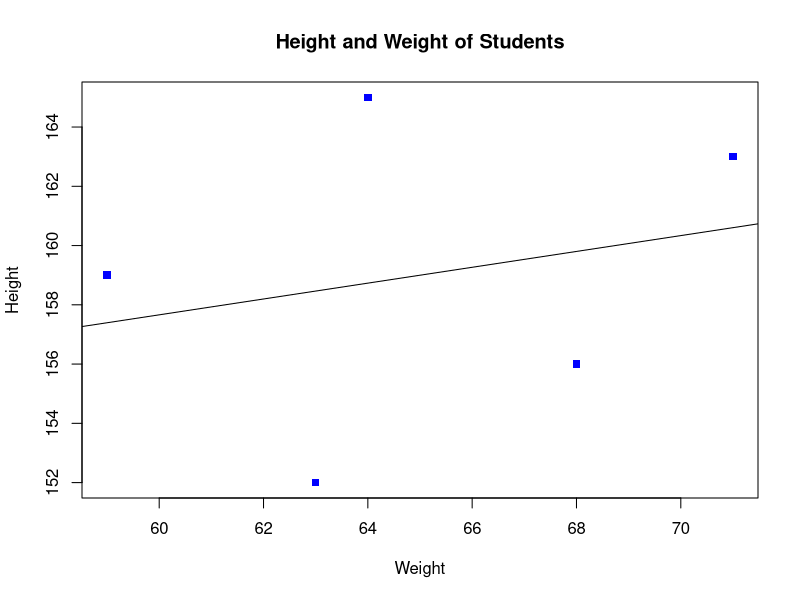

The R source for this figure:
X<-c(152,156,159,163,165)
Y<-c(63,68,59,71,64)
X
Y
relationYX<-lm(Y~X)
print(relationYX)

relationXY<-lm(X~Y)
print(relationXY)
8
summaryXY=summary(relationXY)
print(summaryXY)

summaryYX=summary(relationYX)
print(summaryYX)

 print(summaryYX)

a=data.frame(X=173)
result=predict(relationYX,a)
print(paste("Weight of the student when Height=173 is ",result," kg"))
b=data.frame(Y=70)
result1=predict(relationXY,b)

print(paste("Height of the student when weight=70 is ",result1," cm"))
plot(Y,X,col="blue",main="Height and Weight of Students",xlab="Weight",ylab="Height",pch=15,abline(lm(X~Y)))